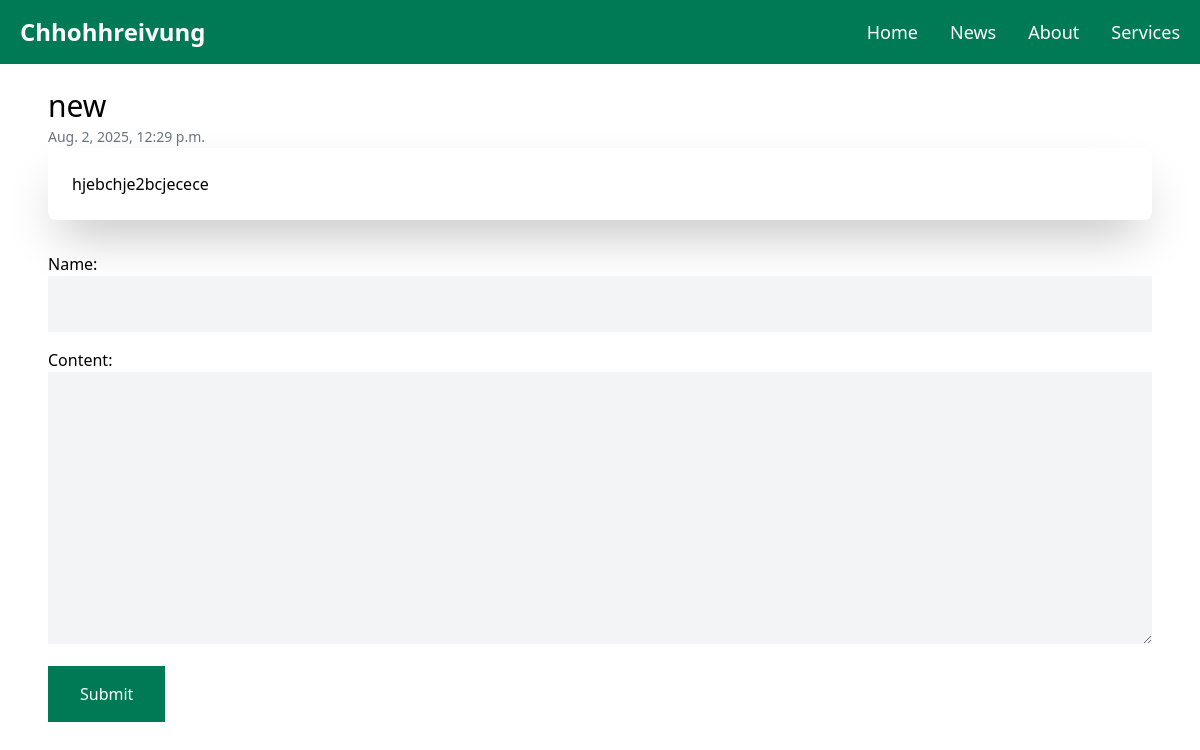
/ss-ss/, run on the app's committed database.
### blog/models.py (models this page shows, shortened)
class Post(models.Model):
    title = models.CharField(max_length=255)
    slug = models.SlugField()
    content = models.TextField()
    image = models.ImageField(upload_to='post_images/', null=True, blank=True)
    created_at = models.DateTimeField(auto_now_add=True)
    class Meta:
        ordering = ('-created_at',)

### blog/views.py (the view)
# urls.py: path('<slug:slug>/', views.detail, name='detail'),  # ✅ keep only once, last
def detail(request, slug):
    post = get_object_or_404(Post, slug=slug)
    if request.method == 'POST':
        form = CommentForm(request.POST)
        if form.is_valid():
            comment = form.save(commit=False)
            comment.post = post
            comment.save() #save to database
            return redirect('detail', slug=slug)
    else:
        form = CommentForm()
    return render(request, 'blog/detail.html',{
        'post': post,
        'form': form,
        'show_welcome': False
    })

### blog/form.py
class CommentForm(ModelForm):
    def __init__(self,*args,**kwargs):
        super(CommentForm, self).__init__(*args,**kwargs)
        self.fields['name'].widget.attrs.update({'class': 'w-full py-4 px-6 bg-gray-100'})
        self.fields['content'].widget.attrs.update({'class':'w-full py-4 px-6 bg-gray-100' })
    class Meta:
        model = Comment
        fields = ('name','content',)

### blog/templates/blog/detail.html (shortened to what this page needs)
{% extends 'blog/base.html' %}
{% block content %}
    <h1 class="text-3xl">{{ post.title  }}</h1>
    <span class="text-sm text-gray-500">{{ post.created_at }}</span>
<div class="bg-white text-black p-6 rounded-lg shadow-2xl">
  {{ post.content|linebreaksbr }}
</div>
    <div class="mt-8">
        <form class="space-y-4" method="post" action=".">
            {{ form.as_p }}
            <button class="py-4 px-8 bg-emerald-700 text-white">Submit</button>
        </form>
    </div>
{%  endblock %}

### data on the page
Post: title "new", created_at "Aug. 2, 2025, 12:29 p.m.", content "hjebchje2bcjecece"
